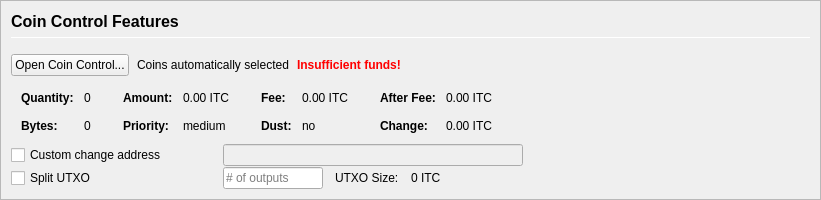
         <widget class="QFrame" name="frameCoinControl">
          <property name="sizePolicy">
           <sizepolicy hsizetype="Expanding" vsizetype="Expanding">
            <horstretch>0</horstretch>
            <verstretch>0</verstretch>
           </sizepolicy>
          </property>
          <property name="maximumSize">
           <size>
            <width>16777215</width>
            <height>16777215</height>
           </size>
          </property>
          <property name="frameShape">
           <enum>QFrame::StyledPanel</enum>
          </property>
          <property name="frameShadow">
           <enum>QFrame::Sunken</enum>
          </property>
          <layout class="QVBoxLayout" name="verticalLayoutCoinControl2">
           <property name="spacing">
            <number>0</number>
           </property>
           <property name="leftMargin">
            <number>0</number>
           </property>
           <property name="topMargin">
            <number>0</number>
           </property>
           <property name="rightMargin">
            <number>0</number>
           </property>
           <property name="bottomMargin">
            <number>0</number>
           </property>
           <item>
            <widget class="QFrame" name="frameCoinControl_BG">
             <property name="autoFillBackground">
              <bool>false</bool>
             </property>
             <layout class="QVBoxLayout" name="verticalLayoutCoinControl" stretch="0,0,0,0,0,0">
              <property name="spacing">
               <number>1</number>
              </property>
              <property name="leftMargin">
               <number>10</number>
              </property>
              <property name="topMargin">
               <number>10</number>
              </property>
              <item>
               <layout class="QHBoxLayout" name="horizontalLayoutCoinControl1">
                <property name="bottomMargin">
                 <number>15</number>
                </property>
                <item>
                 <layout class="QVBoxLayout" name="verticalLayout_3">
                  <property name="spacing">
                   <number>6</number>
                  </property>
                  <item>
                   <widget class="QLabel" name="labelCoinControlFeatures">
                    <property name="sizePolicy">
                     <sizepolicy hsizetype="Preferred" vsizetype="Maximum">
                      <horstretch>0</horstretch>
                      <verstretch>0</verstretch>
                     </sizepolicy>
                    </property>
                    <property name="minimumSize">
                     <size>
                      <width>0</width>
                      <height>20</height>
                     </size>
                    </property>
                    <property name="font">
                     <font>
                      <pointsize>12</pointsize>
                      <weight>75</weight>
                      <bold>true</bold>
                     </font>
                    </property>
                    <property name="styleSheet">
                     <string notr="true">font-weight:bold;</string>
                    </property>
                    <property name="text">
                     <string>Coin Control Features</string>
                    </property>
                   </widget>
                  </item>
                  <item>
                   <widget class="Line" name="line">
                    <property name="minimumSize">
                     <size>
                      <width>0</width>
                      <height>1</height>
                     </size>
                    </property>
                    <property name="maximumSize">
                     <size>
                      <width>16777215</width>
                      <height>1</height>
                     </size>
                    </property>
                    <property name="orientation">
                     <enum>Qt::Horizontal</enum>
                    </property>
                   </widget>
                  </item>
                 </layout>
                </item>
               </layout>
              </item>
              <item>
               <layout class="QHBoxLayout" name="horizontalLayoutCoinControl2" stretch="0,0,0,0">
                <property name="spacing">
                 <number>8</number>
                </property>
                <property name="bottomMargin">
                 <number>10</number>
                </property>
                <item>
                 <widget class="QPushButton" name="pushButtonCoinControl">
                  <property name="styleSheet">
                   <string notr="true"/>
                  </property>
                  <property name="text">
                   <string>Open Coin Control...</string>
                  </property>
                  <property name="autoDefault">
                   <bool>false</bool>
                  </property>
                 </widget>
                </item>
                <item>
                 <widget class="QLabel" name="labelCoinControlAutomaticallySelected">
                  <property name="text">
                   <string>Coins automatically selected</string>
                  </property>
                  <property name="margin">
                   <number>5</number>
                  </property>
                 </widget>
                </item>
                <item>
                 <widget class="QLabel" name="labelCoinControlInsuffFunds">
                  <property name="font">
                   <font>
                    <weight>75</weight>
                    <bold>true</bold>
                   </font>
                  </property>
                  <property name="styleSheet">
                   <string notr="true">color:red;font-weight:bold;</string>
                  </property>
                  <property name="text">
                   <string>Insufficient funds!</string>
                  </property>
                  <property name="margin">
                   <number>5</number>
                  </property>
                 </widget>
                </item>
                <item>
                 <spacer name="horizontalSpacerCoinControl">
                  <property name="orientation">
                   <enum>Qt::Horizontal</enum>
                  </property>
                  <property name="sizeHint" stdset="0">
                   <size>
                    <width>40</width>
                    <height>1</height>
                   </size>
                  </property>
                 </spacer>
                </item>
               </layout>
              </item>
              <item>
               <widget class="QWidget" name="widgetCoinControl" native="true">
                <property name="sizePolicy">
                 <sizepolicy hsizetype="Preferred" vsizetype="Preferred">
                  <horstretch>0</horstretch>
                  <verstretch>0</verstretch>
                 </sizepolicy>
                </property>
                <property name="minimumSize">
                 <size>
                  <width>0</width>
                  <height>0</height>
                 </size>
                </property>
                <property name="styleSheet">
                 <string notr="true"/>
                </property>
                <layout class="QHBoxLayout" name="horizontalLayoutCoinControl5">
                 <property name="leftMargin">
                  <number>0</number>
                 </property>
                 <property name="topMargin">
                  <number>0</number>
                 </property>
                 <property name="rightMargin">
                  <number>0</number>
                 </property>
                 <property name="bottomMargin">
                  <number>0</number>
                 </property>
                 <item>
                  <layout class="QHBoxLayout" name="horizontalLayoutCoinControl3" stretch="0,0,0,1">
                   <property name="spacing">
                    <number>20</number>
                   </property>
                   <property name="topMargin">
                    <number>0</number>
                   </property>
                   <property name="bottomMargin">
                    <number>10</number>
                   </property>
                   <item>
                    <layout class="QFormLayout" name="formLayoutCoinControl1">
                     <property name="horizontalSpacing">
                      <number>10</number>
                     </property>
                     <property name="verticalSpacing">
                      <number>14</number>
                     </property>
                     <property name="leftMargin">
                      <number>10</number>
                     </property>
                     <property name="topMargin">
                      <number>4</number>
                     </property>
                     <property name="rightMargin">
                      <number>6</number>
                     </property>
                     <item row="0" column="0">
                      <widget class="QLabel" name="labelCoinControlQuantityText">
                       <property name="font">
                        <font>
                         <weight>75</weight>
                         <bold>true</bold>
                        </font>
                       </property>
                       <property name="text">
                        <string>Quantity:</string>
                       </property>
                       <property name="margin">
                        <number>0</number>
                       </property>
                      </widget>
                     </item>
                     <item row="0" column="1">
                      <widget class="QLabel" name="labelCoinControlQuantity">
                       <property name="cursor">
                        <cursorShape>IBeamCursor</cursorShape>
                       </property>
                       <property name="contextMenuPolicy">
                        <enum>Qt::ActionsContextMenu</enum>
                       </property>
                       <property name="text">
                        <string notr="true">0</string>
                       </property>
                       <property name="margin">
                        <number>0</number>
                       </property>
                       <property name="textInteractionFlags">
                        <set>Qt::LinksAccessibleByMouse|Qt::TextSelectableByKeyboard|Qt::TextSelectableByMouse</set>
                       </property>
                      </widget>
                     </item>
                     <item row="1" column="0">
                      <widget class="QLabel" name="labelCoinControlBytesText">
                       <property name="font">
                        <font>
                         <weight>75</weight>
                         <bold>true</bold>
                        </font>
                       </property>
                       <property name="text">
                        <string>Bytes:</string>
                       </property>
                      </widget>
                     </item>
                     <item row="1" column="1">
                      <widget class="QLabel" name="labelCoinControlBytes">
                       <property name="cursor">
                        <cursorShape>IBeamCursor</cursorShape>
                       </property>
                       <property name="contextMenuPolicy">
                        <enum>Qt::ActionsContextMenu</enum>
                       </property>
                       <property name="text">
                        <string notr="true">0</string>
                       </property>
                       <property name="textInteractionFlags">
                        <set>Qt::LinksAccessibleByMouse|Qt::TextSelectableByKeyboard|Qt::TextSelectableByMouse</set>
                       </property>
                      </widget>
                     </item>
                    </layout>
                   </item>
                   <item>
                    <layout class="QFormLayout" name="formLayoutCoinControl2">
                     <property name="horizontalSpacing">
                      <number>10</number>
                     </property>
                     <property name="verticalSpacing">
                      <number>14</number>
                     </property>
                     <property name="leftMargin">
                      <number>6</number>
                     </property>
                     <property name="topMargin">
                      <number>4</number>
                     </property>
                     <property name="rightMargin">
                      <number>6</number>
                     </property>
                     <item row="0" column="0">
                      <widget class="QLabel" name="labelCoinControlAmountText">
                       <property name="font">
                        <font>
                         <weight>75</weight>
                         <bold>true</bold>
                        </font>
                       </property>
                       <property name="text">
                        <string>Amount:</string>
                       </property>
                       <property name="margin">
                        <number>0</number>
                       </property>
                      </widget>
                     </item>
                     <item row="0" column="1">
                      <widget class="QLabel" name="labelCoinControlAmount">
                       <property name="cursor">
                        <cursorShape>IBeamCursor</cursorShape>
                       </property>
                       <property name="contextMenuPolicy">
                        <enum>Qt::ActionsContextMenu</enum>
                       </property>
                       <property name="text">
                        <string notr="true">0.00 ITC</string>
                       </property>
                       <property name="textInteractionFlags">
                        <set>Qt::LinksAccessibleByMouse|Qt::TextSelectableByKeyboard|Qt::TextSelectableByMouse</set>
                       </property>
                      </widget>
                     </item>
                     <item row="1" column="0">
                      <widget class="QLabel" name="labelCoinControlPriorityText">
                       <property name="font">
                        <font>
                         <weight>75</weight>
                         <bold>true</bold>
                        </font>
                       </property>
                       <property name="text">
                        <string>Priority:</string>
                       </property>
                      </widget>
                     </item>
                     <item row="1" column="1">
                      <widget class="QLabel" name="labelCoinControlPriority">
                       <property name="cursor">
                        <cursorShape>IBeamCursor</cursorShape>
                       </property>
                       <property name="contextMenuPolicy">
                        <enum>Qt::ActionsContextMenu</enum>
                       </property>
                       <property name="text">
                        <string>medium</string>
                       </property>
                       <property name="textInteractionFlags">
                        <set>Qt::LinksAccessibleByMouse|Qt::TextSelectableByKeyboard|Qt::TextSelectableByMouse</set>
                       </property>
                      </widget>
                     </item>
                    </layout>
                   </item>
                   <item>
                    <layout class="QFormLayout" name="formLayoutCoinControl3">
                     <property name="horizontalSpacing">
                      <number>10</number>
                     </property>
                     <property name="verticalSpacing">
                      <number>14</number>
                     </property>
                     <property name="leftMargin">
                      <number>6</number>
                     </property>
                     <property name="topMargin">
                      <number>4</number>
                     </property>
                     <property name="rightMargin">
                      <number>6</number>
                     </property>
                     <item row="0" column="0">
                      <widget class="QLabel" name="labelCoinControlFeeText">
                       <property name="font">
                        <font>
                         <weight>75</weight>
                         <bold>true</bold>
                        </font>
                       </property>
                       <property name="text">
                        <string>Fee:</string>
                       </property>
                       <property name="margin">
                        <number>0</number>
                       </property>
                      </widget>
                     </item>
                     <item row="0" column="1">
                      <widget class="QLabel" name="labelCoinControlFee">
                       <property name="cursor">
                        <cursorShape>IBeamCursor</cursorShape>
                       </property>
                       <property name="contextMenuPolicy">
                        <enum>Qt::ActionsContextMenu</enum>
                       </property>
                       <property name="text">
                        <string notr="true">0.00 ITC</string>
                       </property>
                       <property name="textInteractionFlags">
                        <set>Qt::LinksAccessibleByMouse|Qt::TextSelectableByKeyboard|Qt::TextSelectableByMouse</set>
                       </property>
                      </widget>
                     </item>
                     <item row="1" column="0">
                      <widget class="QLabel" name="labelCoinControlLowOutputText">
                       <property name="font">
                        <font>
                         <weight>75</weight>
                         <bold>true</bold>
                        </font>
                       </property>
                       <property name="text">
                        <string>Dust:</string>
                       </property>
                      </widget>
                     </item>
                     <item row="1" column="1">
                      <widget class="QLabel" name="labelCoinControlLowOutput">
                       <property name="cursor">
                        <cursorShape>IBeamCursor</cursorShape>
                       </property>
                       <property name="contextMenuPolicy">
                        <enum>Qt::ActionsContextMenu</enum>
                       </property>
                       <property name="text">
                        <string>no</string>
                       </property>
                       <property name="textInteractionFlags">
                        <set>Qt::LinksAccessibleByMouse|Qt::TextSelectableByKeyboard|Qt::TextSelectableByMouse</set>
                       </property>
                      </widget>
                     </item>
                    </layout>
                   </item>
                   <item>
                    <layout class="QFormLayout" name="formLayoutCoinControl4">
                     <property name="horizontalSpacing">
                      <number>10</number>
                     </property>
                     <property name="verticalSpacing">
                      <number>14</number>
                     </property>
                     <property name="leftMargin">
                      <number>6</number>
                     </property>
                     <property name="topMargin">
                      <number>4</number>
                     </property>
                     <property name="rightMargin">
                      <number>6</number>
                     </property>
                     <item row="0" column="0">
                      <widget class="QLabel" name="labelCoinControlAfterFeeText">
                       <property name="font">
                        <font>
                         <weight>75</weight>
                         <bold>true</bold>
                        </font>
                       </property>
                       <property name="text">
                        <string>After Fee:</string>
                       </property>
                       <property name="margin">
                        <number>0</number>
                       </property>
                      </widget>
                     </item>
                     <item row="0" column="1">
                      <widget class="QLabel" name="labelCoinControlAfterFee">
                       <property name="cursor">
                        <cursorShape>IBeamCursor</cursorShape>
                       </property>
                       <property name="contextMenuPolicy">
                        <enum>Qt::ActionsContextMenu</enum>
                       </property>
                       <property name="text">
                        <string notr="true">0.00 ITC</string>
                       </property>
                       <property name="textInteractionFlags">
                        <set>Qt::LinksAccessibleByMouse|Qt::TextSelectableByKeyboard|Qt::TextSelectableByMouse</set>
                       </property>
                      </widget>
                     </item>
                     <item row="1" column="0">
                      <widget class="QLabel" name="labelCoinControlChangeText">
                       <property name="font">
                        <font>
                         <weight>75</weight>
                         <bold>true</bold>
                        </font>
                       </property>
                       <property name="text">
                        <string>Change:</string>
                       </property>
                      </widget>
                     </item>
                     <item row="1" column="1">
                      <widget class="QLabel" name="labelCoinControlChange">
                       <property name="cursor">
                        <cursorShape>IBeamCursor</cursorShape>
                       </property>
                       <property name="contextMenuPolicy">
                        <enum>Qt::ActionsContextMenu</enum>
                       </property>
                       <property name="text">
                        <string notr="true">0.00 ITC</string>
                       </property>
                       <property name="textInteractionFlags">
                        <set>Qt::LinksAccessibleByMouse|Qt::TextSelectableByKeyboard|Qt::TextSelectableByMouse</set>
                       </property>
                      </widget>
                     </item>
                    </layout>
                   </item>
                  </layout>
                 </item>
                </layout>
               </widget>
              </item>
              <item>
               <layout class="QHBoxLayout" name="horizontalLayoutCoinControl4">
                <property name="spacing">
                 <number>12</number>
                </property>
                <property name="sizeConstraint">
                 <enum>QLayout::SetDefaultConstraint</enum>
                </property>
                <property name="topMargin">
                 <number>0</number>
                </property>
                <property name="rightMargin">
                 <number>0</number>
                </property>
                <item>
                 <widget class="QCheckBox" name="checkBoxCoinControlChange">
                  <property name="sizePolicy">
                   <sizepolicy hsizetype="Preferred" vsizetype="Preferred">
                    <horstretch>0</horstretch>
                    <verstretch>0</verstretch>
                   </sizepolicy>
                  </property>
                  <property name="minimumSize">
                   <size>
                    <width>200</width>
                    <height>0</height>
                   </size>
                  </property>
                  <property name="maximumSize">
                   <size>
                    <width>200</width>
                    <height>16777215</height>
                   </size>
                  </property>
                  <property name="toolTip">
                   <string>If this is activated, but the change address is empty or invalid, change will be sent to a newly generated address.</string>
                  </property>
                  <property name="text">
                   <string>Custom change address</string>
                  </property>
                 </widget>
                </item>
                <item>
                 <widget class="QValidatedLineEdit" name="lineEditCoinControlChange">
                  <property name="enabled">
                   <bool>false</bool>
                  </property>
                  <property name="sizePolicy">
                   <sizepolicy hsizetype="Preferred" vsizetype="Preferred">
                    <horstretch>0</horstretch>
                    <verstretch>0</verstretch>
                   </sizepolicy>
                  </property>
                  <property name="minimumSize">
                   <size>
                    <width>300</width>
                    <height>0</height>
                   </size>
                  </property>
                 </widget>
                </item>
                <item>
                 <widget class="QLabel" name="labelCoinControlChangeLabel">
                  <property name="sizePolicy">
                   <sizepolicy hsizetype="Preferred" vsizetype="Preferred">
                    <horstretch>0</horstretch>
                    <verstretch>0</verstretch>
                   </sizepolicy>
                  </property>
                  <property name="minimumSize">
                   <size>
                    <width>100</width>
                    <height>0</height>
                   </size>
                  </property>
                  <property name="text">
                   <string/>
                  </property>
                  <property name="margin">
                   <number>3</number>
                  </property>
                 </widget>
                </item>
               </layout>
              </item>
              <item>
               <layout class="QHBoxLayout" name="horizontalLayoutCoinControl6">
                <property name="spacing">
                 <number>12</number>
                </property>
                <property name="rightMargin">
                 <number>0</number>
                </property>
                <item>
                 <widget class="QCheckBox" name="splitBlockCheckBox">
                  <property name="sizePolicy">
                   <sizepolicy hsizetype="Preferred" vsizetype="Preferred">
                    <horstretch>0</horstretch>
                    <verstretch>0</verstretch>
                   </sizepolicy>
                  </property>
                  <property name="minimumSize">
                   <size>
                    <width>200</width>
                    <height>0</height>
                   </size>
                  </property>
                  <property name="maximumSize">
                   <size>
                    <width>200</width>
                    <height>16777215</height>
                   </size>
                  </property>
                  <property name="text">
                   <string>Split UTXO</string>
                  </property>
                 </widget>
                </item>
                <item>
                 <widget class="QLineEdit" name="splitBlockLineEdit">
                  <property name="sizePolicy">
                   <sizepolicy hsizetype="Preferred" vsizetype="Preferred">
                    <horstretch>50</horstretch>
                    <verstretch>0</verstretch>
                   </sizepolicy>
                  </property>
                  <property name="minimumSize">
                   <size>
                    <width>100</width>
                    <height>0</height>
                   </size>
                  </property>
                  <property name="maximumSize">
                   <size>
                    <width>100</width>
                    <height>16777215</height>
                   </size>
                  </property>
                  <property name="placeholderText">
                   <string># of outputs</string>
                  </property>
                 </widget>
                </item>
                <item>
                 <widget class="QLabel" name="labelBlockSizeText">
                  <property name="text">
                   <string>UTXO Size:</string>
                  </property>
                 </widget>
                </item>
                <item>
                 <widget class="QLabel" name="labelBlockSize">
                  <property name="text">
                   <string>0 ITC</string>
                  </property>
                 </widget>
                </item>
                <item>
                 <spacer name="horizontalSpacer_7">
                  <property name="orientation">
                   <enum>Qt::Horizontal</enum>
                  </property>
                  <property name="sizeHint" stdset="0">
                   <size>
                    <width>40</width>
                    <height>20</height>
                   </size>
                  </property>
                 </spacer>
                </item>
               </layout>
              </item>
              <item>
               <spacer name="verticalSpacerCoinControl">
                <property name="orientation">
                 <enum>Qt::Vertical</enum>
                </property>
                <property name="sizeHint" stdset="0">
                 <size>
                  <width>800</width>
                  <height>1</height>
                 </size>
                </property>
               </spacer>
              </item>
             </layout>
            </widget>
           </item>
          </layout>
         </widget>
